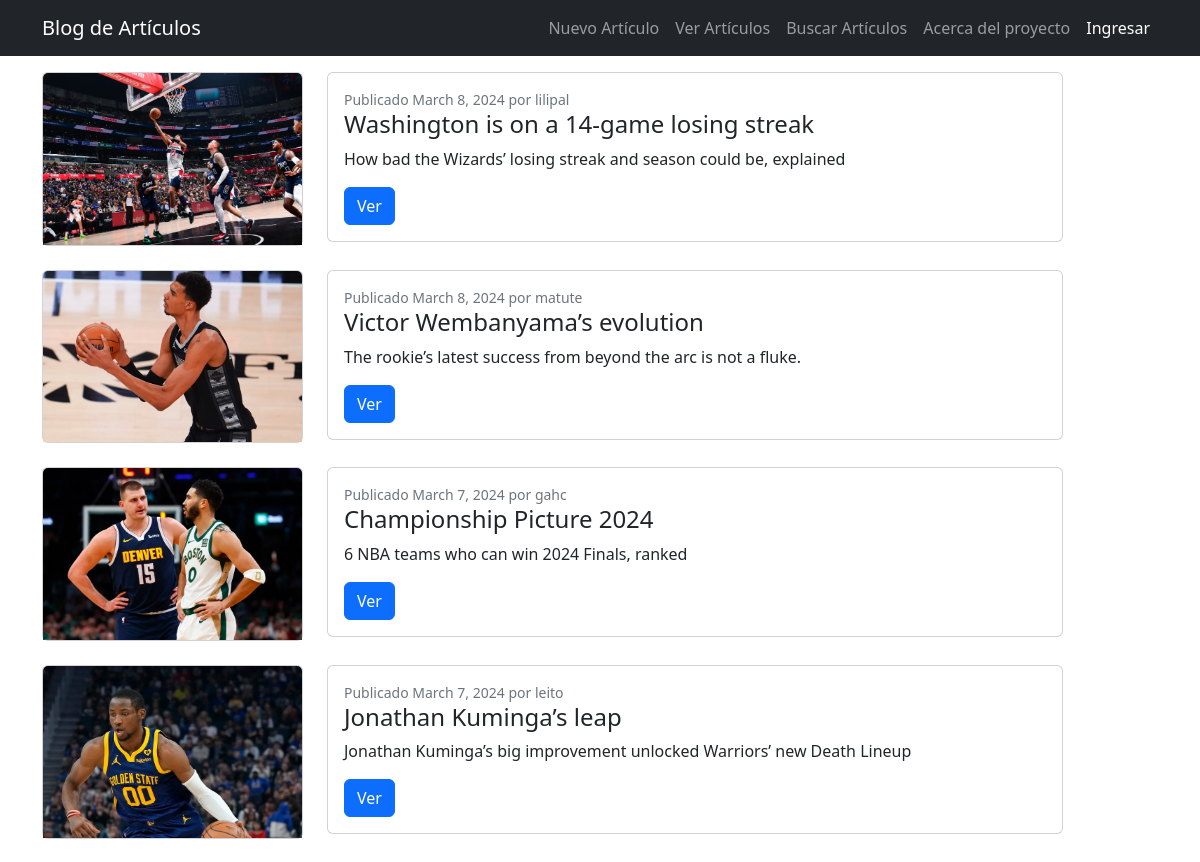
/ (upper part), run on an earlier commit of the app's database.
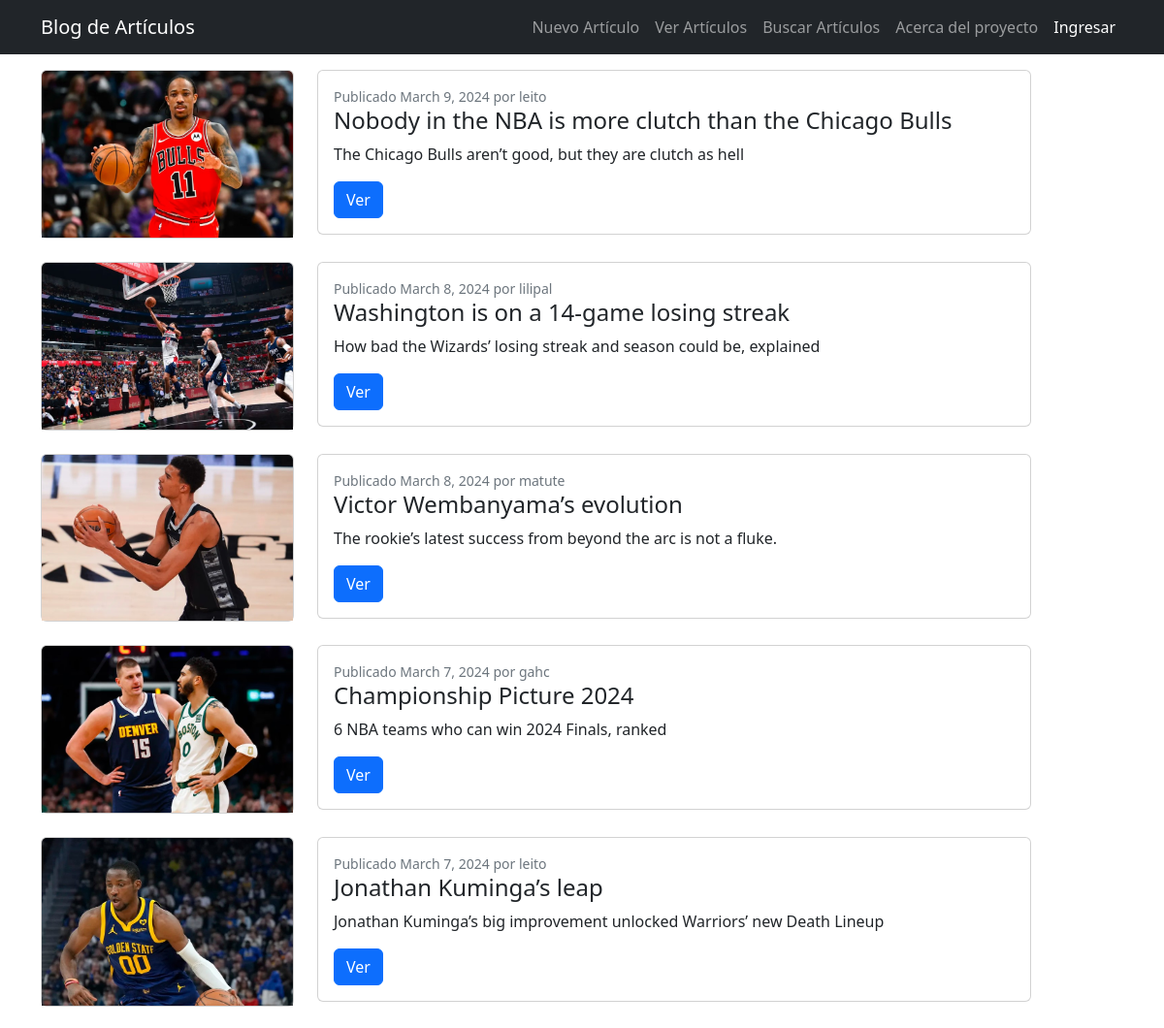
And on a later commit of the database.
### Home/models.py (models this page shows, shortened)
class Articulo(models.Model):
    titulo         = models.CharField(max_length=255)
    subtitulo      = models.CharField(max_length=255)
    contenido      = models.TextField(null=True)
    autor          = models.ForeignKey(User, on_delete=models.CASCADE)
    fecha_creacion = models.DateField(auto_now_add=True, auto_now=False)
    imagen         = models.ImageField(upload_to='postales', null=True, blank=True)

### Home/views.py (the view)
# urls.py: path('', views.art_list, name='home'),
def art_list(request):
    articulos = models.Articulo.objects.all().order_by('-id')
    return render(request, 'Home/art_list.html', { 'articulos' : articulos })

### Home/templates/Home/art_list.html (shortened to what this page needs)
{% extends 'Home/base_home.html' %}
{% block    block_01 %}
        <div class="container">
            <div class="row">
                {% if articulos %}
                {% for articulo in articulos %}
                <div class="col-lg-14">
                    <div class="row">
                        <div class="col-lg-3">
                            <div class="card mb-4">
                                {% if articulo.imagen %}
                                <a href="{% url 'ArtDetail' articulo.pk %}"><img class="card-img-top" src="{{articulo.imagen.url}}" alt="..." /></a>
                                {% else %}
                                <p>Sin imagen.</p>
                                {% endif %}
                            </div>
                        </div>
                        <div class="col-lg-8">
                            <div class="card mb-4">
                                <div class="card-body">
                                    <div class="small text-muted">Publicado {{articulo.fecha_creacion}} por {{articulo.autor}}</div>
                                    <h2 class="card-title h4">{{articulo.titulo}}</h2>
                                    <p class="card-text">{{articulo.subtitulo}}</p>
                                    <a class="btn btn-primary" href="{% url 'ArtDetail' articulo.pk %}">Ver</a>
                                </div>
                            </div>
                        </div>
                    </div>
                </div>
                {% endfor %}
                {% else %}
                <p>No se encontraron publicaciones.</p>
                {% endif %}
                </div>
            </div>
{% endblock block_01 %}

What changed in the data, as far as the page shows it:
added Articulo: imagen (picture), fecha_creacion "March 9, 2024", autor "leito", titulo "Nobody in the NBA is more clutch than the Chicago Bulls", subtitulo "The Chicago Bulls aren’t good, but they are clutch as hell"
